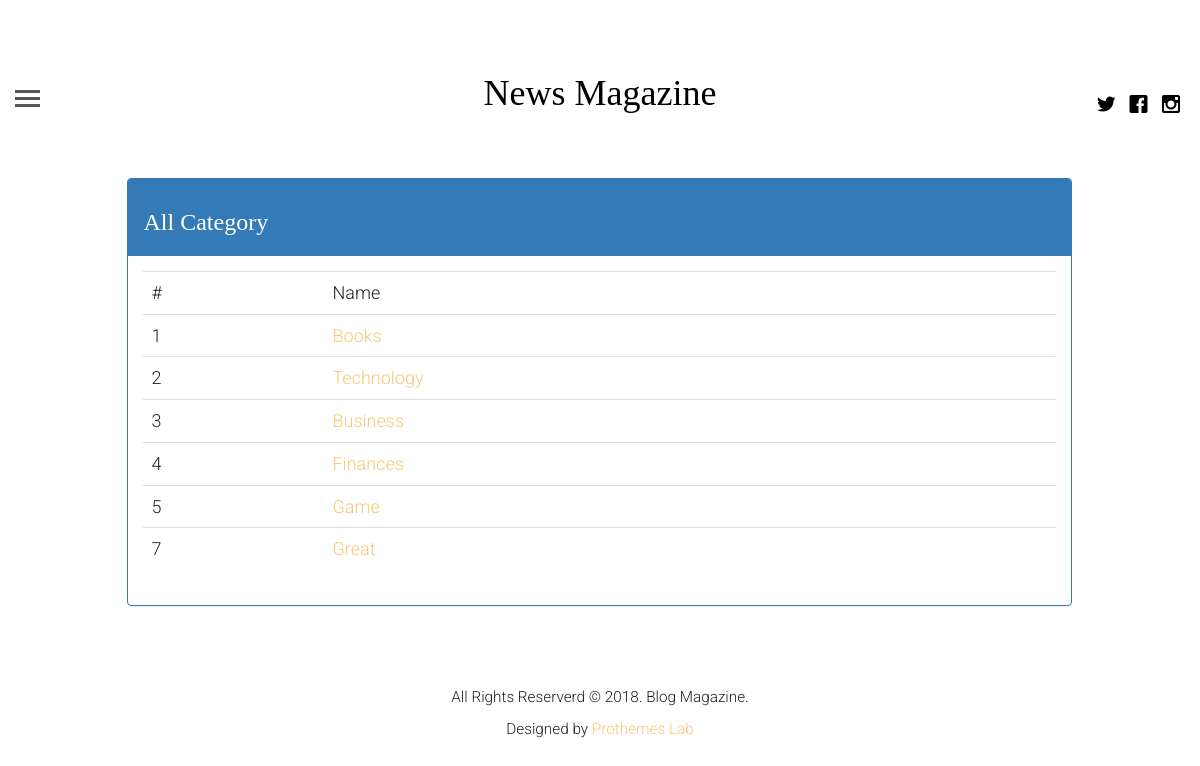
/category_all, run on the app's committed database.
### app/models.py (models this page shows, shortened)
class Category(models.Model):
    name = models.CharField(max_length=50)

### app/views.py (the view)
# urls.py: path('category_all', views.Category_all.as_view(), name='category_all'),
class Category_all(View):
    template_name = 'category.html'
    def get(self, request):
        post = Category.objects.all()
        return render(request, self.template_name, {'post': post})

### app/templates/category.html (shortened to what this page needs)
{% extends 'base.html' %}
{% load static %}
{% block content %}
<section>
    <div class="container">
        <div class="row">
            <div class="col-md-10 col-md-offset-1">
                <div class="panel panel-primary">
                    <div class="panel-heading">
                        <h3>All Category</h3>
                    </div>
                    <div class="panel-body">
                    <table class="table table-hover">
                        <tr>
                            <td>#</td>
                            <td>Name</td>
                        </tr>
                        {% for p in post %}
                        <tr>
                            <td>{{ p.id }}</td>
                            <td><a href="{% url 'blog:single_category' name=p.name %}">{{ p.name }}</a></td>
                        </tr>
                        {% endfor %}
                    </table>
                    </div>
                </div>
            </div>
        </div>
    </div>
</section>
{% endblock %}

### app/static/css/style.css (style rules this page uses)
html { background: #fff; }
body { font-family: "Roboto", arial, sans-serif; font-size: 18px; font-weight: 300; line-height: 1.8; color: #222; background: #fff; }
a { color: #f7c873; -webkit-transition: 0.5s; -o-transition: 0.5s; transition: 0.5s; }
h1, h2, h3, h4, h5, h6 { font-family: "Playfair Display", times, serif; color: #000; }
.panel-heading h3 { color: #fff; }

### data on the page
Category: id "1", name "Books"
Category: id "2", name "Technology"
Category: id "3", name "Business"
Category: id "4", name "Finances"
Category: id "5", name "Game"
Category: id "7", name "Great"
